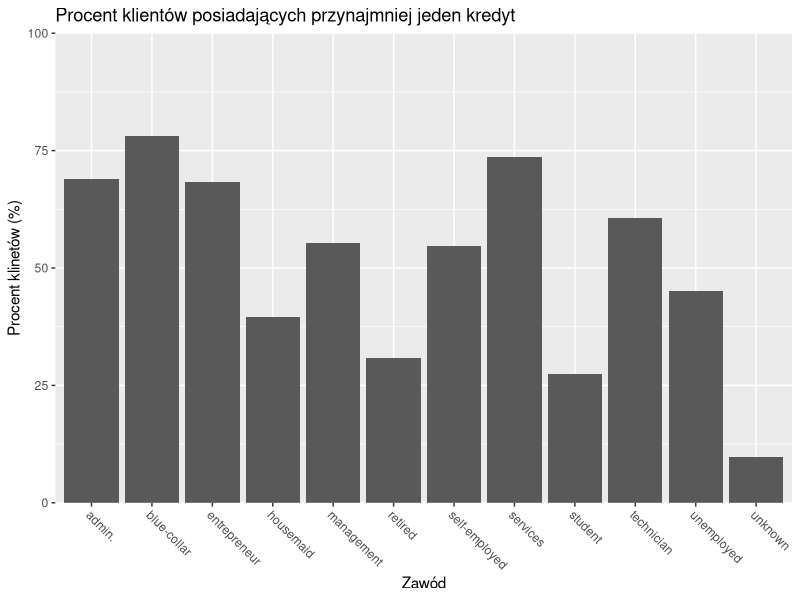
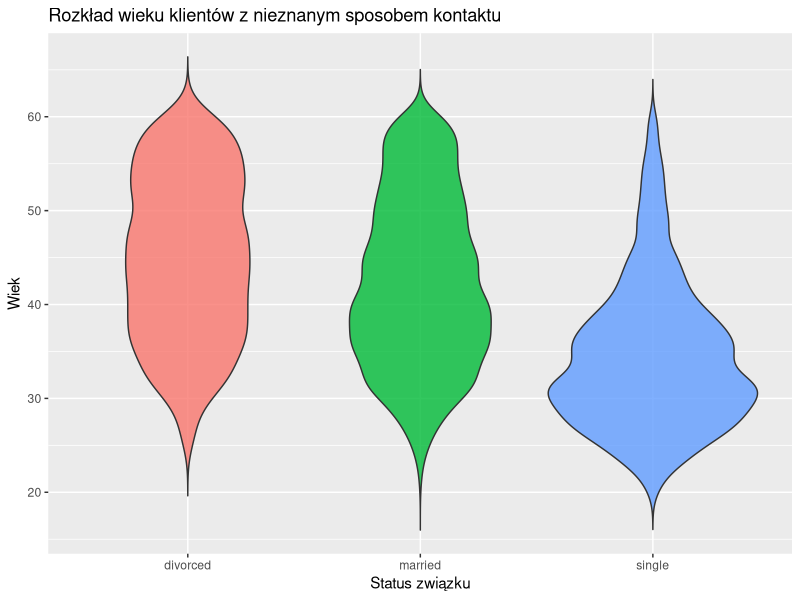
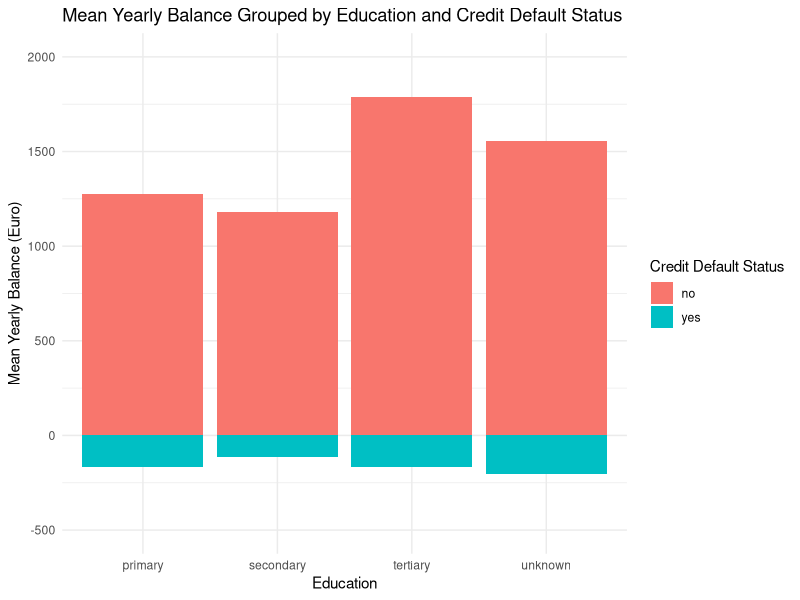
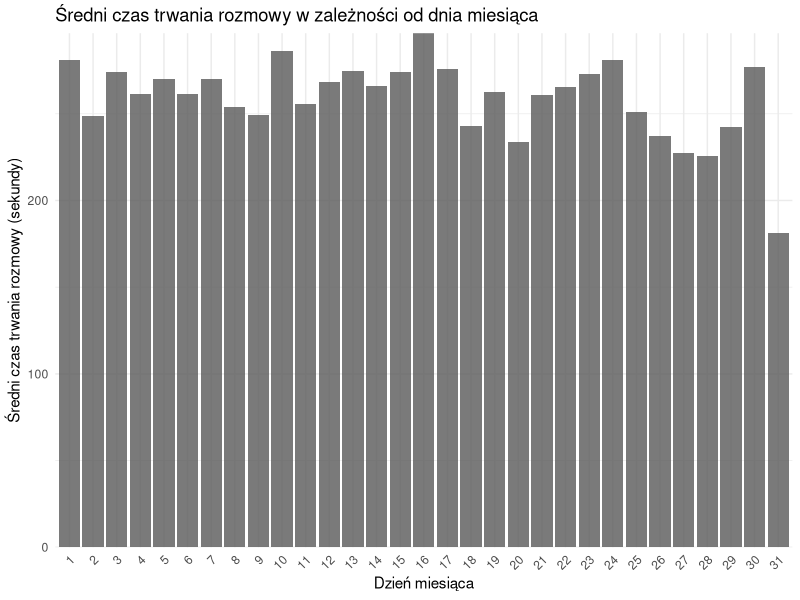
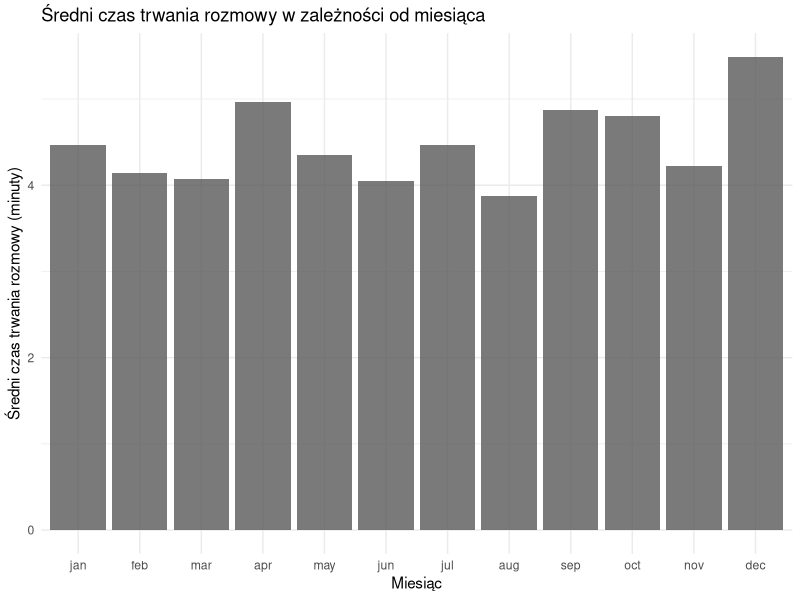
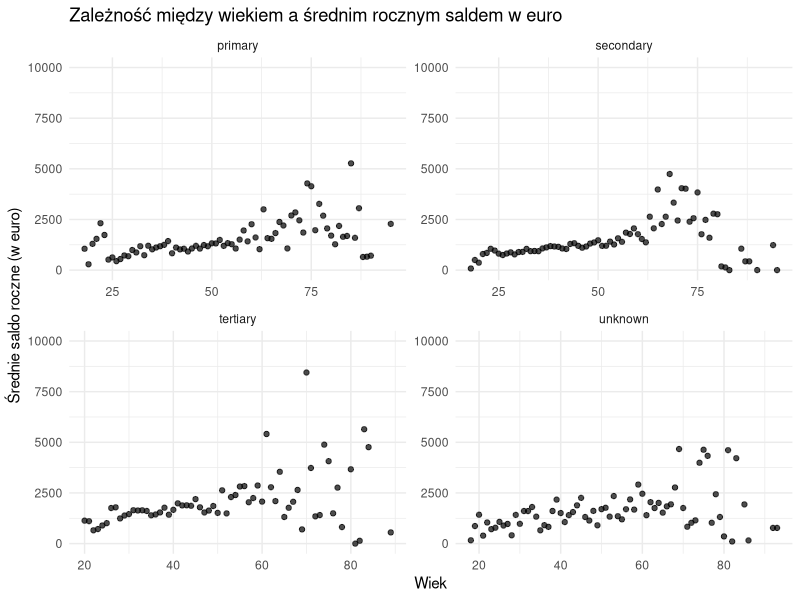

Here is the R script that generated these plots, in order:
## ---- chunk 1
knitr::opts_chunk$set(echo = TRUE)
library(dplyr)
library(ggplot2)
library(tidyr)
library(RColorBrewer)

### Wczytanie danych
df <- read.csv("dane.csv")

## ---- chunk 2


loan_summary <- df %>%
  group_by(job) %>%
  summarise(total_clients = n(),
            either_loans_pct = mean(housing == "yes" | loan == "yes") * 100)

ggplot(loan_summary, aes(x = job, y = either_loans_pct)) +
  geom_col() +
  labs(title = "Procent klientów posiadających przynajmniej jeden kredyt",
       x = "Zawód", 
       y = "Procent klinetów (%)") +
  theme(axis.text.x = element_text(angle = -45, hjust = 0), legend.position = "none") +
  scale_y_continuous(expand = c(0, 0), limits = c(0, 100))

## ---- chunk 3

# Tu umieść kod do wygenerowania odpowiedzi do zadania.
df_unknown <- df %>%
  filter(contact == "unknown")

ggplot(df_unknown, aes(x = marital, y = age, fill = marital)) +
  geom_violin(trim = FALSE, alpha = 0.8) +
  labs(title = "Rozkład wieku klientów z nieznanym sposobem kontaktu",
       x = "Status związku",
       y = "Wiek") +
  theme(legend.position = "none")

## ---- chunk 4

# Tu umieść kod do wygenerowania odpowiedzi do zadania.

balance_summary <- df %>%
  group_by(education, default) %>%
  summarise(mean_balance = mean(balance, na.rm = TRUE))


ggplot(balance_summary, aes(x = education, y = mean_balance, fill = default)) +
  geom_col() +
  labs(title = "Mean Yearly Balance Grouped by Education and Credit Default Status",
       x = "Education", 
       y = "Mean Yearly Balance (Euro)",
       fill = "Credit Default Status") +
  theme_minimal() +
  ylim(-500, 2000)

## ---- chunk 5

# Tu umieść kod do wygenerowania odpowiedzi do zadania.

duration_by_day <- df %>%
  group_by(day) %>%
  summarise(mean_duration = mean(duration, na.rm = TRUE))

duration_by_month <- df %>%
  group_by(month) %>%
  summarise(mean_duration = mean(duration, na.rm = TRUE))

duration_by_month$month <- factor(duration_by_month$month, 
                                  levels = c("jan", "feb", "mar", "apr", "may", "jun", 
                                             "jul", "aug", "sep", "oct", "nov", "dec"))


ggplot(duration_by_day, aes(x = as.factor(day), y = mean_duration)) +
  geom_col(alpha = 0.8) +
  labs(title = "Średni czas trwania rozmowy w zależności od dnia miesiąca",
       x = "Dzień miesiąca", 
       y = "Średni czas trwania rozmowy (sekundy)",
       fill = "Dzień") +
  theme_minimal() +
  theme(axis.text.x = element_text(angle = 45, hjust = 1)) +
  scale_y_continuous(expand = c(0, 0)) +
  theme(legend.position = "none")


ggplot(duration_by_month, aes(x = month, y = mean_duration/60)) +
  geom_col(alpha = 0.8) +
  labs(title = "Średni czas trwania rozmowy w zależności od miesiąca",
       x = "Miesiąc", 
       y = "Średni czas trwania rozmowy (minuty)",
       fill = "Miesiąc") +
  theme_minimal()
## ---- chunk 6

# Tu umieść kod do wygenerowania odpowiedzi do zadania.

age_balance_summary <- df %>%
  group_by(education, age) %>%
  summarise(mean_balance = mean(balance, na.rm = TRUE))

ggplot(age_balance_summary, aes(x = age, y = mean_balance)) +
  geom_point(alpha = 0.7) +
  labs(title = "Zależność między wiekiem a średnim rocznym saldem w euro",
       x = "Wiek",
       y = "Średnie saldo roczne (w euro)") +
  theme_minimal() +
  facet_wrap(~ education, scales = "free") + 
  ylim(0, 10000)

## ---- chunk 7

# Tu umieść kod do wygenerowania odpowiedzi do zadania.

unemployed_unknown_job <- df %>%
  filter(job %in% c("unknown", "unemployed"))

default_unemployed_unknown_job <- unemployed_unknown_job %>%
  group_by(job) %>%
  summarise(total_clients = n(),
            default_clients = sum(default == "yes"),
            default_pct = (default_clients / total_clients) * 100)  %>%
  print()

loan_default_summary <- unemployed_unknown_job %>%
  group_by(job, housing, loan) %>%
  summarise(default_clients = sum(default == "yes"))


loan_default_summary %>%
  filter(default_clients > 0) %>%
  arrange(desc(default_clients)) %>%
  print()
